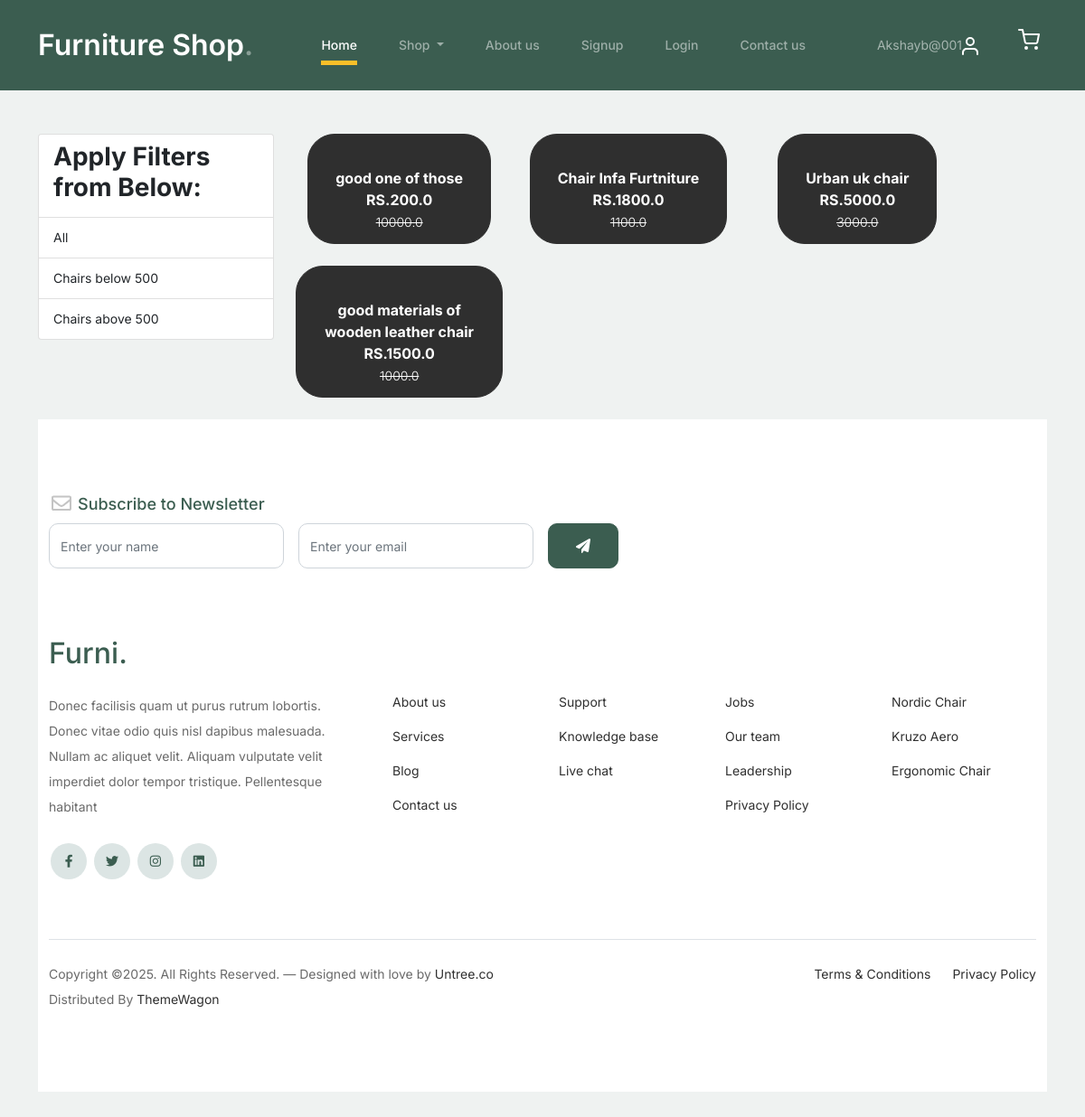
The app's page /chairs/ (signed in) with its own data.
### FurniApp/models.py (models this page shows, shortened)
class Product(models.Model):
    title =models.CharField(max_length=100)
    selling_price =models.FloatField()
    discounted_price = models.FloatField()
    description = models.TextField()
    brand = models.CharField(max_length=100)
    category= models.CharField(choices=CATEGORY_CHOICES,max_length=5)
    product_image = models.ImageField(upload_to ="productimg")

### FurniApp/views.py (the view)
# urls.py: path('chairs/', views.chairs, name='chairs'),
def chairs(request, data=None):
    totalitem=0
    if data == None:
        chair = Product.objects.filter(category='ch')
    elif data=='Manyawar' or data=='Fabindia':
        chair = Product.objects.filter(category='ch').filter(brand=data)
    elif data=='below':
        chair=Product.objects.filter(category='ch').filter(discounted_price__lt=500)
    elif data=='above':
        chair=Product.objects.filter(category='ch').filter(discounted_price__gt=500)
    if request.user.is_authenticated:
         totalitem= len(Cart.objects.filter(user=request.user))
    return render(request, 'chairs.html',{'chair':chair,'totalitem':totalitem})

### FurniApp/templates/chairs.html (shortened to what this page needs)
{% extends 'base.html' %}
{% load static %}
{% block content %}
<body>
<div class="container my-5 ">
 <div class="row">
  <div class="col-sm-3">
    <div class="list-group">
        <a href="#" class="list-group-item
         list-group-item-action" aria-current="true" ><h3 class="fw-bold">Apply Filters from Below:</h3></a>
        <a href="{% url 'chair' %}" class="list-group-item
         list-group-item-action" aria-current="true">All</a>
         <a href="{% url 'chair_data' 'below' %}" class="list-group-item
         list-group-item-action" aria-current="true">Chairs below 500</a>
         <a href="{% url 'chair_data' 'above' %}" class="list-group-item
         list-group-item-action" aria-current="true">Chairs above 500</a>
    </div>
</div>
    <div class="col-sm-8">
      <div class="row">
          {% for ch in chair %}
           <div class="col-sm-4 text-center mb-4">
               <a href="{% url 'product-detail' ch.id %}" class="btn">
                   <div class="item">
                       <div class="fw-bold">{{ch.description}}</div>
                       <div class="fw-bold">RS.{{ch.discounted_price}}</div>
                       <small class="fw-light text-decoration-line-through">{{ch.selling_price}}</small>
                   </div>
                </a>
            </div>
            {% endfor %}
        </div>
    </div>
</div>
</body>
{% endblock content %}

### FurniApp/templates/base.html (shortened to what this page needs)
<!doctype html>
{% load static%}
<html lang="en">
<head>
		<link href="{%static 'css/bootstrap.min.css' %}" rel="stylesheet">
		<link href="https://cdnjs.cloudflare.com/ajax/libs/font-awesome/6.0.0-beta3/css/all.min.css" rel="stylesheet">
		<link href="{%static 'css/tiny-slider.css' %}" rel="stylesheet">
		<link href="{% static 'css/style.css' %}" rel="stylesheet">
</head>
<body>
		<nav class="custom-navbar navbar navbar navbar-expand-md navbar-dark bg-dark" arial-label="Furni navigation bar">
			<div class="container">
				<a class="navbar-brand" href="{% url 'home' %}">Furniture Shop<span>.</span></a>
				<div class="collapse navbar-collapse" id="navbarsFurni">
					<ul class="custom-navbar-nav navbar-nav ms-auto mb-2 mb-md-0">
						<li class="nav-item active">
							<a class="nav-link" href="/">Home</a>
						</li>
						<li class="nav-item dropdown">
             				<a class="nav-link dropdown-toggle text-black" href=" " id="fashionDropdown" role="button" data-bs-toggle="dropdown" aria-expanded="false">
              				 Shop
             				</a>
          				</li>
						<li><a class="nav-link" href="{% url 'about' %}">About us</a></li>
						<li><a class="nav-link" href="{% url 'signup' %}">Signup</a></li>
						<li><a class="nav-link" href="{% url 'login' %}">Login</a></li>
						<li><a class="nav-link" href="{% url 'contact' %}">Contact us</a></li>
					</ul>
					<ul class="custom-navbar-cta navbar-nav mb-2 mb-md-0 ms-5">
						<li class="nav-link"><a class="nav-link" href="{% url 'profile' %}">{{request.user}}<img src="{% static 'images/user.svg' %}"></a></li>
						<li><a class="nav-link" href="{% url 'cart' %}"><img src="{% static 'images/cart.svg' %}"></a></li>
					</ul>
				</div>
			</div>
		</nav>
    	{% block content %} {% endblock content %}
		<footer class="footer-section">
			<div class="container relative">
				<div class="row">
					<div class="col-lg-8">
						<div class="subscription-form">
							<h3 class="d-flex align-items-center"><span class="me-1"><img src="{% static 'images/envelope-outline.svg' %}" alt="Image" class="img-fluid"></span><span>Subscribe to Newsletter</span></h3>
							<form action="#" class="row g-3">
								<div class="col-auto">
									<input type="text" class="form-control" placeholder="Enter your name">
								</div>
								<div class="col-auto">
									<input type="email" class="form-control" placeholder="Enter your email">
								</div>
								<div class="col-auto">
									<button class="btn btn-primary">
										<span class="fa fa-paper-plane"></span>
									</button>
								</div>
							</form>
						</div>
					</div>
				</div>
				<div class="row g-5 mb-5">
					<div class="col-lg-4">
						<div class="mb-4 footer-logo-wrap"><a href="#" class="footer-logo">Furni<span>.</span></a></div>
						<p class="mb-4">Donec facilisis quam ut purus rutrum lobortis. Donec vitae odio quis nisl dapibus malesuada. Nullam ac aliquet velit. Aliquam vulputate velit imperdiet dolor tempor tristique. Pellentesque habitant</p>
						<ul class="list-unstyled custom-social">
							<li><a href="#"><span class="fa fa-brands fa-facebook-f"></span></a></li>
							<li><a href="#"><span class="fa fa-brands fa-twitter"></span></a></li>
							<li><a href="#"><span class="fa fa-brands fa-instagram"></span></a></li>
							<li><a href="#"><span class="fa fa-brands fa-linkedin"></span></a></li>
						</ul>
					</div>
					<div class="col-lg-8">
						<div class="row links-wrap">
							<div class="col-6 col-sm-6 col-md-3">
								<ul class="list-unstyled">
									<li><a href="#">About us</a></li>
									<li><a href="#">Services</a></li>
									<li><a href="#">Blog</a></li>
									<li><a href="#">Contact us</a></li>
								</ul>
							</div>
							<div class="col-6 col-sm-6 col-md-3">
								<ul class="list-unstyled">
									<li><a href="#">Support</a></li>
									<li><a href="#">Knowledge base</a></li>
									<li><a href="#">Live chat</a></li>
								</ul>
							</div>
							<div class="col-6 col-sm-6 col-md-3">
								<ul class="list-unstyled">
									<li><a href="#">Jobs</a></li>
									<li><a href="#">Our team</a></li>
									<li><a href="#">Leadership</a></li>
									<li><a href="#">Privacy Policy</a></li>
								</ul>
							</div>
							<div class="col-6 col-sm-6 col-md-3">
								<ul class="list-unstyled">
									<li><a href="#">Nordic Chair</a></li>
									<li><a href="#">Kruzo Aero</a></li>
									<li><a href="#">Ergonomic Chair</a></li>
								</ul>
							</div>
						</div>
					</div>
				</div>
				<div class="border-top copyright">
					<div class="row pt-4">
						<div class="col-lg-6">
							<p class="mb-2 text-center text-lg-start">Copyright &copy;. All Rights Reserved. &mdash; Designed with love by <a href="https://untree.co">Untree.co</a> Distributed By <a href="https://themewagon.com">ThemeWagon</a>
							</p>
						</div>
						<div class="col-lg-6 text-center text-lg-end">
							<ul class="list-unstyled d-inline-flex ms-auto">
								<li class="me-4"><a href="#">Terms &amp; Conditions</a></li>
								<li><a href="#">Privacy Policy</a></li>
							</ul>
						</div>
					</div>
				</div>
			</div>
		</footer>
	</body>
</html>

### FurniApp/static/css/style.css (style rules this page uses)
body { overflow-x: hidden; position: relative; }
body { font-family: "Inter", sans-serif; font-weight: 400; line-height: 28px; color: #6a6a6a; font-size: 14px; background-color: #eff2f1; }
a { text-decoration: none; -webkit-transition: .3s all ease; -o-transition: .3s all ease; transition: .3s all ease; color: #2f2f2f; text-decoration: underline; }
.custom-navbar { background: #3b5d50 !important; padding-top: 20px; padding-bottom: 20px; }
.custom-navbar .navbar-brand { font-size: 32px; font-weight: 600; }
.custom-navbar .navbar-brand > span { opacity: .4; }
@media (min-width: 992px) { .custom-navbar .custom-navbar-nav li { margin-left: 15px; margin-right: 15px; } }
.custom-navbar .custom-navbar-nav li a { font-weight: 500; color: #ffffff !important; opacity: .5; -webkit-transition: .3s all ease; -o-transition: .3s all ease; transition: .3s all ease; position: relative; }
@media (min-width: 768px) { .custom-navbar .custom-navbar-nav li a:before { content: ""; position: absolute; bottom: 0; left: 8px; right: 8px; background: #f9bf29; height: 5px; opacity: 1; visibility: visible; width: 0; -webkit-transition: .15s all ease-out; -o-transition: .15s all ease-out; transition: .15s all ease-out; } }
.custom-navbar .custom-navbar-nav li.active a { opacity: 1; }
.custom-navbar .custom-navbar-nav li.active a:before { width: calc(100% - 16px); }
.custom-navbar .custom-navbar-cta { margin-left: 0 !important; -webkit-box-orient: horizontal; -webkit-box-direction: normal; -ms-flex-direction: row; flex-direction: row; }
@media (min-width: 768px) { .custom-navbar .custom-navbar-cta { margin-left: 40px !important; } }
.custom-navbar .custom-navbar-cta li { margin-left: 0px; margin-right: 0px; }
.custom-navbar .custom-navbar-cta li:first-child { margin-right: 20px; }
.btn { font-weight: 600; padding: 12px 30px; border-radius: 30px; color: #ffffff; background: #2f2f2f; border-color: #2f2f2f; }
.btn.btn-primary { background: #3b5d50; border-color: #3b5d50; }
.footer-section { padding: 80px 0; background: #ffffff; }
.footer-section .relative { position: relative; }
.footer-section a { text-decoration: none; color: #2f2f2f; -webkit-transition: .3s all ease; -o-transition: .3s all ease; transition: .3s all ease; }
.footer-section .subscription-form { margin-bottom: 40px; position: relative; z-index: 2; margin-top: 100px; }
@media (min-width: 992px) { .footer-section .subscription-form { margin-top: 0px; margin-bottom: 80px; } }
.footer-section .subscription-form h3 { font-size: 18px; font-weight: 500; color: #3b5d50; }
.footer-section .subscription-form .form-control { height: 50px; border-radius: 10px; font-family: "Inter", sans-serif; }
.footer-section .subscription-form .btn { border-radius: 10px !important; }
.footer-section .links-wrap { margin-top: 0px; }
@media (min-width: 992px) { .footer-section .links-wrap { margin-top: 54px; } }
.footer-section .links-wrap ul li { margin-bottom: 10px; }
.footer-section .footer-logo-wrap .footer-logo { font-size: 32px; font-weight: 500; text-decoration: none; color: #3b5d50; }
.footer-section .custom-social li { margin: 2px; display: inline-block; }
.footer-section .custom-social li a { width: 40px; height: 40px; text-align: center; line-height: 40px; display: inline-block; background: #dce5e4; color: #3b5d50; border-radius: 50%; }
.footer-section .border-top { border-color: #dce5e4; }
.footer-section .border-top.copyright { font-size: 14px !important; }
.form-control { height: 50px; border-radius: 10px; font-family: "Inter", sans-serif; }

### records on screen
Product: description "good one of those", discounted_price "200.0", selling_price "10000.0"
Product: description "Chair Infa Furtniture", discounted_price "1800.0", selling_price "1100.0"
Product: description "Urban uk chair", discounted_price "5000.0", selling_price "3000.0"
Product: description "good materials of wooden leather chair", discounted_price "1500.0", selling_price "1000.0"

### other values on screen
{{ request.user }} "Akshayb@001"
